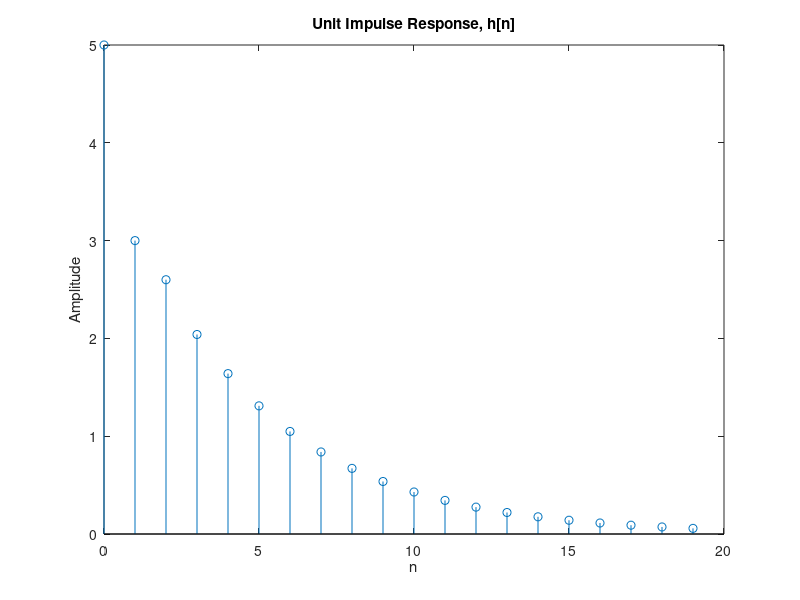

This chart was generated by the following MATLAB code:
clc;
clear all;
close all;

n=20;
b=[5 0 0];
a=[1 -0.6 -0.16];
f=[1,zeros(1,n-1)];
h=filter(b,a,f);
N=0:1:n-1;
%stem(f); 
stem(N, h);
title('Unit Impulse Response, h[n]'), xlabel('n'), ylabel('Amplitude');